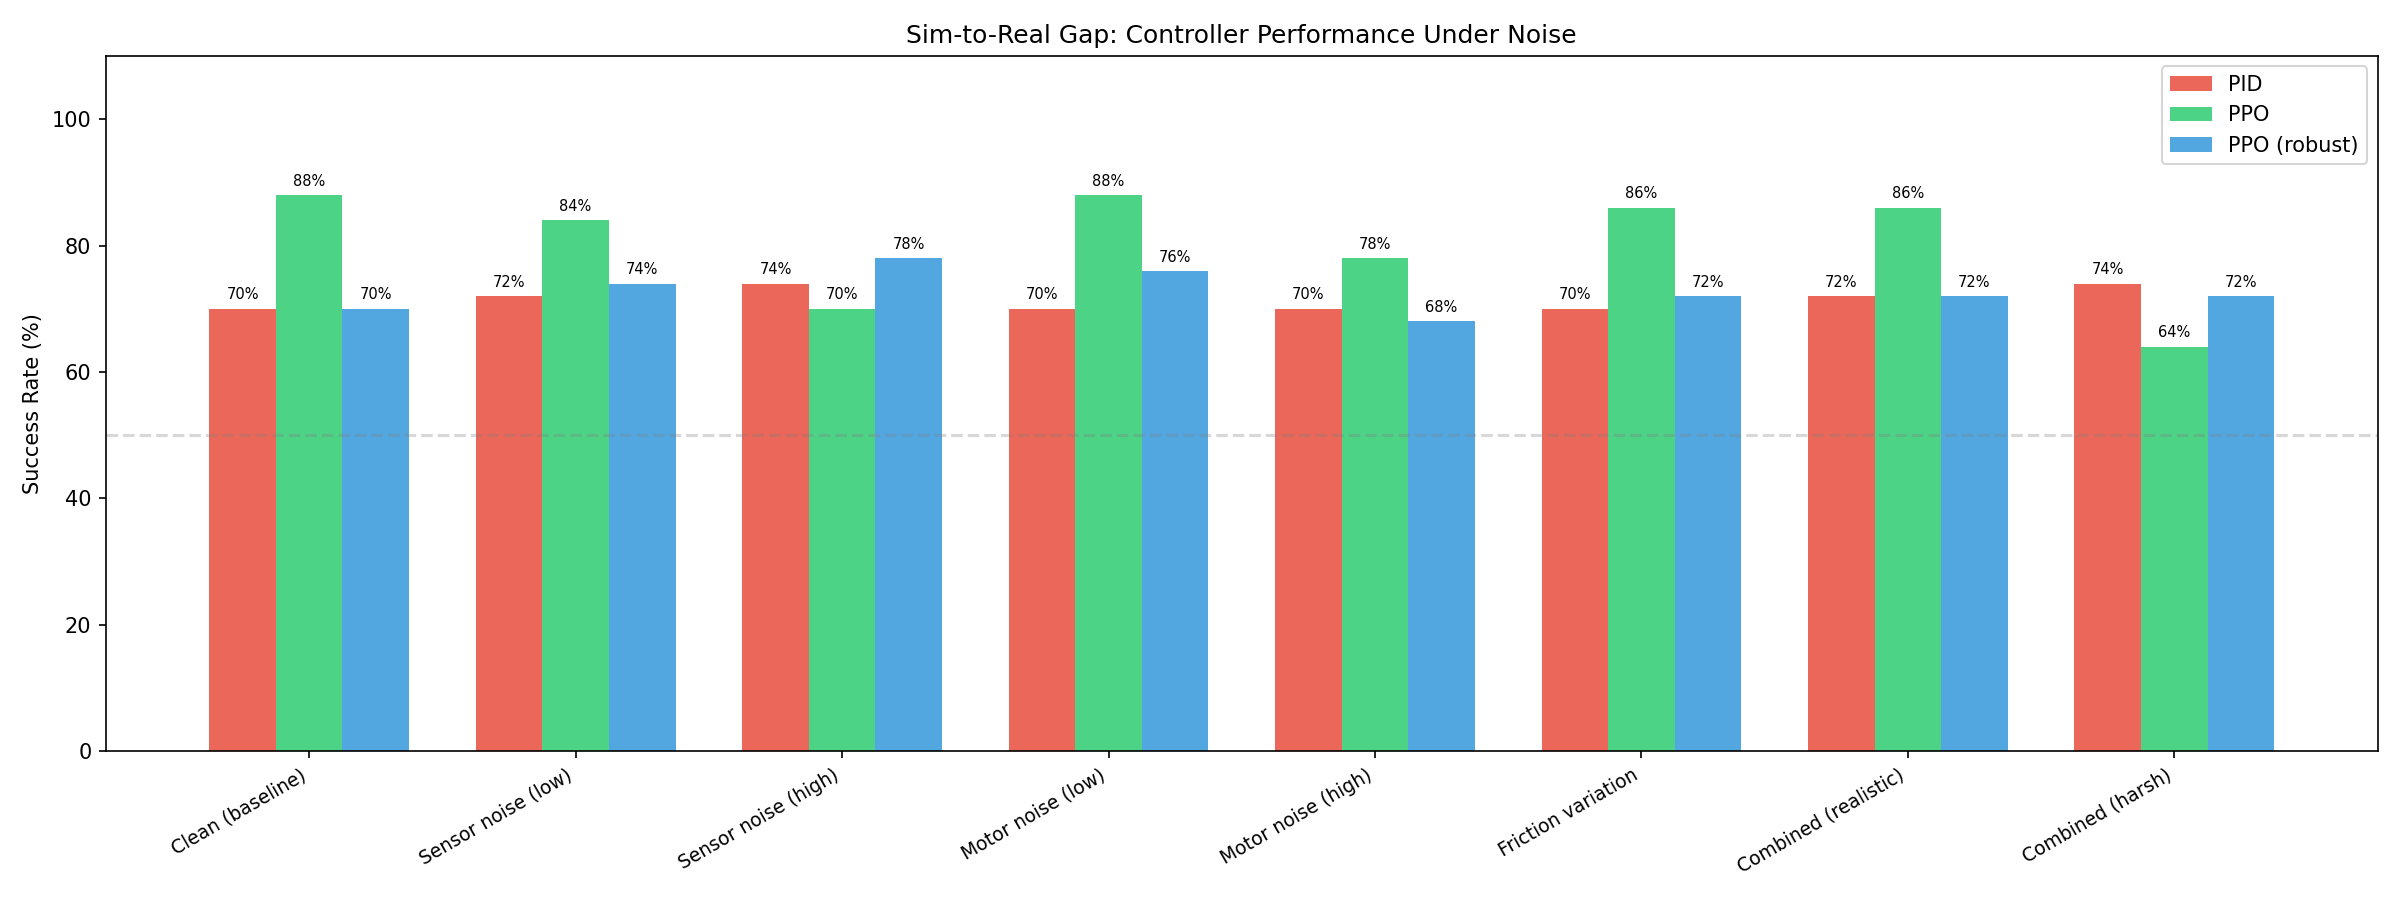

Recreate this plot in Python.
"""
Sim-to-Real gap analysis: test PID and PPO under degraded conditions.

Applies three types of real-world noise independently and combined:
  1. Observation noise (noisy sensors)
  2. Action noise (imprecise motors)
  3. Friction variation (different floor surfaces)

Usage:
  python sim2real.py                → full analysis, 50 episodes per condition
  python sim2real.py --episodes 100 → more episodes for smoother results
  python sim2real.py --render       → watch a noisy run
"""

import argparse
import numpy as np
import matplotlib.pyplot as plt
from robot_env import RobotEnv
from pid_controller import PIDController
from stable_baselines3 import PPO
import pybullet as p


class NoisyEnvWrapper:
    """Wraps RobotEnv to inject real-world noise."""

    def __init__(self, env, obs_noise=0.0, action_noise=0.0, friction_range=None):
        self.env = env
        self.obs_noise = obs_noise
        self.action_noise = action_noise
        self.friction_range = friction_range  # (low, high) or None

    @property
    def action_space(self):
        return self.env.action_space

    @property
    def observation_space(self):
        return self.env.observation_space

    def reset(self, **kwargs):
        obs, info = self.env.reset(**kwargs)

        # Randomize floor friction on each episode
        if self.friction_range is not None:
            friction = np.random.uniform(*self.friction_range)
            p.changeDynamics(
                0, -1,  # plane body, base link
                lateralFriction=friction,
                physicsClientId=self.env.client
            )

        return self._add_obs_noise(obs), info

    def step(self, action):
        # Add motor noise
        if self.action_noise > 0:
            noise = np.random.normal(0, self.action_noise, size=action.shape)
            action = np.clip(action + noise, -1.0, 1.0)

        obs, reward, terminated, truncated, info = self.env.step(action)
        return self._add_obs_noise(obs), reward, terminated, truncated, info

    def _add_obs_noise(self, obs):
        if self.obs_noise > 0:
            noise = np.random.normal(0, self.obs_noise, size=obs.shape)
            return obs + noise.astype(np.float32)
        return obs

    def close(self):
        self.env.close()


def run_condition(controller_name, act_fn, episodes, seeds, render=False, **noise_kwargs):
    """Evaluate a controller under a specific noise condition."""
    import time
    env = RobotEnv(render=render)
    wrapped = NoisyEnvWrapper(env, **noise_kwargs)

    results = []
    for seed in seeds:
        obs, _ = wrapped.reset(seed=int(seed))
        total_reward = 0

        for step in range(500):
            action = act_fn(obs)
            obs, reward, terminated, truncated, _ = wrapped.step(action)
            total_reward += reward
            if render:
                time.sleep(1 / 60)
            if terminated or truncated:
                break

        results.append({
            "success": terminated,
            "steps": step + 1,
            "reward": total_reward,
            "final_dist": obs[3]
        })

    wrapped.close()

    success_rate = 100 * sum(r["success"] for r in results) / len(results)
    avg_reward = np.mean([r["reward"] for r in results])
    return success_rate, avg_reward, results


def main():
    parser = argparse.ArgumentParser()
    parser.add_argument("--episodes", type=int, default=50)
    parser.add_argument("--render", action="store_true")
    args = parser.parse_args()

    seeds = np.random.RandomState(42).randint(0, 100000, size=args.episodes)

    # Load controllers
    model = PPO.load("ppo_robot")
    model_robust = PPO.load("ppo_robot_robust")
    pid = PIDController()

    def ppo_act(obs):
        action, _ = model.predict(obs)
        return action

    def ppo_robust_act(obs):
        action, _ = model_robust.predict(obs)
        return action

    def pid_act(obs):
        return pid.act(obs)

    # Define noise conditions: (label, kwargs)
    conditions = [
        ("Clean (baseline)",      {}),
        ("Sensor noise (low)",    {"obs_noise": 0.1}),
        ("Sensor noise (high)",   {"obs_noise": 0.3}),
        ("Motor noise (low)",     {"action_noise": 0.1}),
        ("Motor noise (high)",    {"action_noise": 0.3}),
        ("Friction variation",    {"friction_range": (0.3, 1.5)}),
        ("Combined (realistic)",  {"obs_noise": 0.1, "action_noise": 0.1, "friction_range": (0.5, 1.2)}),
        ("Combined (harsh)",      {"obs_noise": 0.3, "action_noise": 0.2, "friction_range": (0.3, 1.5)}),
    ]

    # Run all conditions
    pid_rates = []
    ppo_rates = []
    robust_rates = []
    labels = []

    print("\n" + "=" * 70)
    print("  Sim-to-Real Gap Analysis: PID vs PPO vs PPO (robust)")
    print("=" * 70)

    for label, kwargs in conditions:
        print(f"\n  Condition: {label}")
        print(f"  {'-' * 50}")

        pid.reset()
        pid_rate, pid_reward, _       = run_condition("PID",        pid_act,        args.episodes, seeds, args.render, **kwargs)
        ppo_rate, ppo_reward, _       = run_condition("PPO",        ppo_act,        args.episodes, seeds, args.render, **kwargs)
        robust_rate, robust_reward, _ = run_condition("PPO robust", ppo_robust_act, args.episodes, seeds, args.render, **kwargs)

        print(f"  PID:         {pid_rate:.0f}% success | avg reward: {pid_reward:.1f}")
        print(f"  PPO:         {ppo_rate:.0f}% success | avg reward: {ppo_reward:.1f}")
        print(f"  PPO (robust):{robust_rate:.0f}% success | avg reward: {robust_reward:.1f}")

        pid_rates.append(pid_rate)
        ppo_rates.append(ppo_rate)
        robust_rates.append(robust_rate)
        labels.append(label)

    # Plot
    plot_sim2real(labels, pid_rates, ppo_rates, robust_rates)

    # Summary
    print("\n" + "=" * 70)
    print("  Summary")
    print("=" * 70)
    print(f"  {'Condition':<25} {'PID':>6} {'PPO':>6} {'Robust':>8}")
    print(f"  {'-' * 47}")
    for i, label in enumerate(labels):
        print(f"  {label:<25} {pid_rates[i]:>5.0f}% {ppo_rates[i]:>5.0f}% {robust_rates[i]:>7.0f}%")

    harsh_ppo_gap    = ppo_rates[-1]    - pid_rates[-1]
    harsh_robust_gap = robust_rates[-1] - pid_rates[-1]
    print(f"\n  Harsh condition - PPO vs PID:         {harsh_ppo_gap:+.0f}%")
    print(f"  Harsh condition - PPO (robust) vs PID:{harsh_robust_gap:+.0f}%")


def plot_sim2real(labels, pid_rates, ppo_rates, robust_rates, save_path="sim2real.png"):
    """Bar chart comparing PID vs PPO vs PPO (robust) across noise conditions."""
    x = np.arange(len(labels))
    width = 0.25

    fig, ax = plt.subplots(figsize=(16, 6))
    bars1 = ax.bar(x - width, pid_rates,    width, label="PID",         color="#e74c3c", alpha=0.85)
    bars2 = ax.bar(x,         ppo_rates,    width, label="PPO",         color="#2ecc71", alpha=0.85)
    bars3 = ax.bar(x + width, robust_rates, width, label="PPO (robust)", color="#3498db", alpha=0.85)

    ax.set_ylabel("Success Rate (%)")
    ax.set_title("Sim-to-Real Gap: Controller Performance Under Noise")
    ax.set_xticks(x)
    ax.set_xticklabels(labels, rotation=30, ha="right", fontsize=9)
    ax.legend()
    ax.set_ylim(0, 110)
    ax.axhline(y=50, color="gray", linestyle="--", alpha=0.3)

    for bar in [*bars1, *bars2, *bars3]:
        ax.text(bar.get_x() + bar.get_width()/2, bar.get_height() + 1,
                f"{bar.get_height():.0f}%", ha="center", va="bottom", fontsize=7)

    plt.tight_layout()
    plt.savefig(save_path, dpi=150)
    print(f"\n  Plot saved to {save_path}")
    plt.show()


if __name__ == "__main__":
    main()
